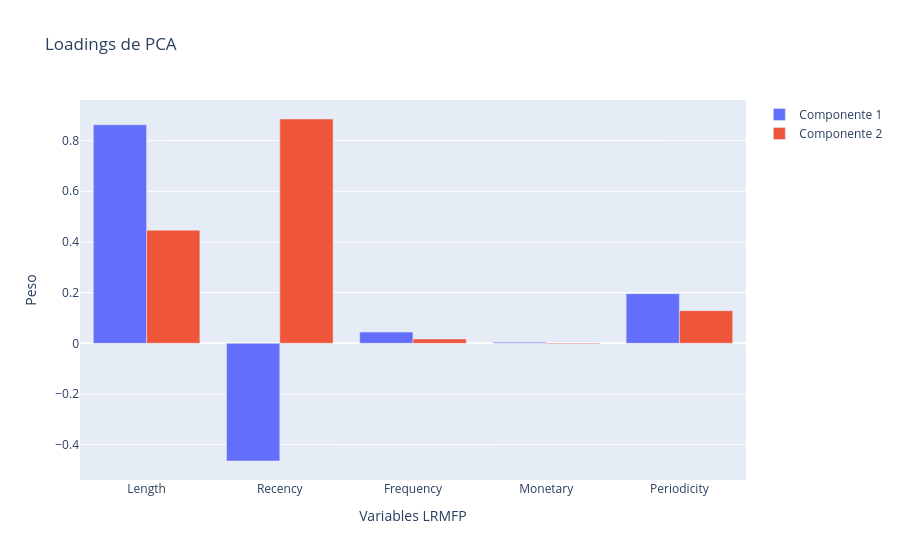

Notebook cell for this chart:
### Code cell
import plotly.graph_objects as go

fig = go.Figure()

# Componente 1
fig.add_trace(go.Bar(x=features, y=loadings[0], name="Componente 1"))

# Componente 2
fig.add_trace(go.Bar(x=features, y=loadings[1], name="Componente 2"))

fig.update_layout(title="Loadings de PCA", xaxis_title="Variables LRMFP", yaxis_title="Peso", barmode="group")

fig.show()

### Figure 1 — Plotly figure (JSON) as saved in the notebook; plotly's stock layout.template omitted (floating-point values rounded to 4 significant figures)
{"data": [{"name": "Componente 1", "type": "bar", "x": ["Length", "Recency", "Frequency", "Monetary", "Periodicity"], "y": [0.8625, -0.4644, 0.04452, 0.004562, 0.196]}, {"name": "Componente 2", "type": "bar", "x": ["Length", "Recency", "Frequency", "Monetary", "Periodicity"], "y": [0.4465, 0.8853, 0.01718, -0.002203, 0.1289]}], "layout": {"barmode": "group", "title": {"text": "Loadings de PCA"}, "xaxis": {"title": {"text": "Variables LRMFP"}}, "yaxis": {"title": {"text": "Peso"}}}}
